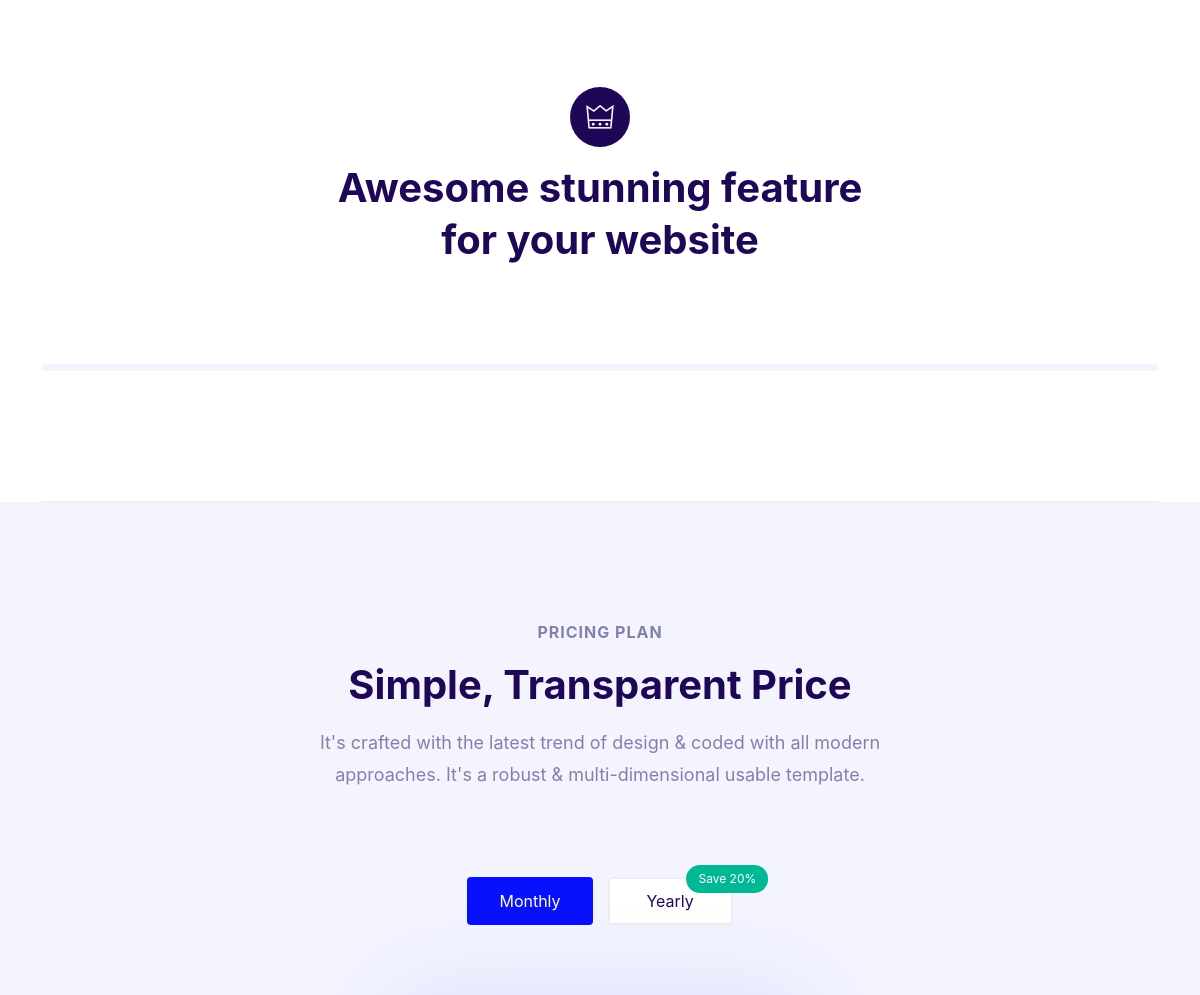
The app's page / (middle part), older data.
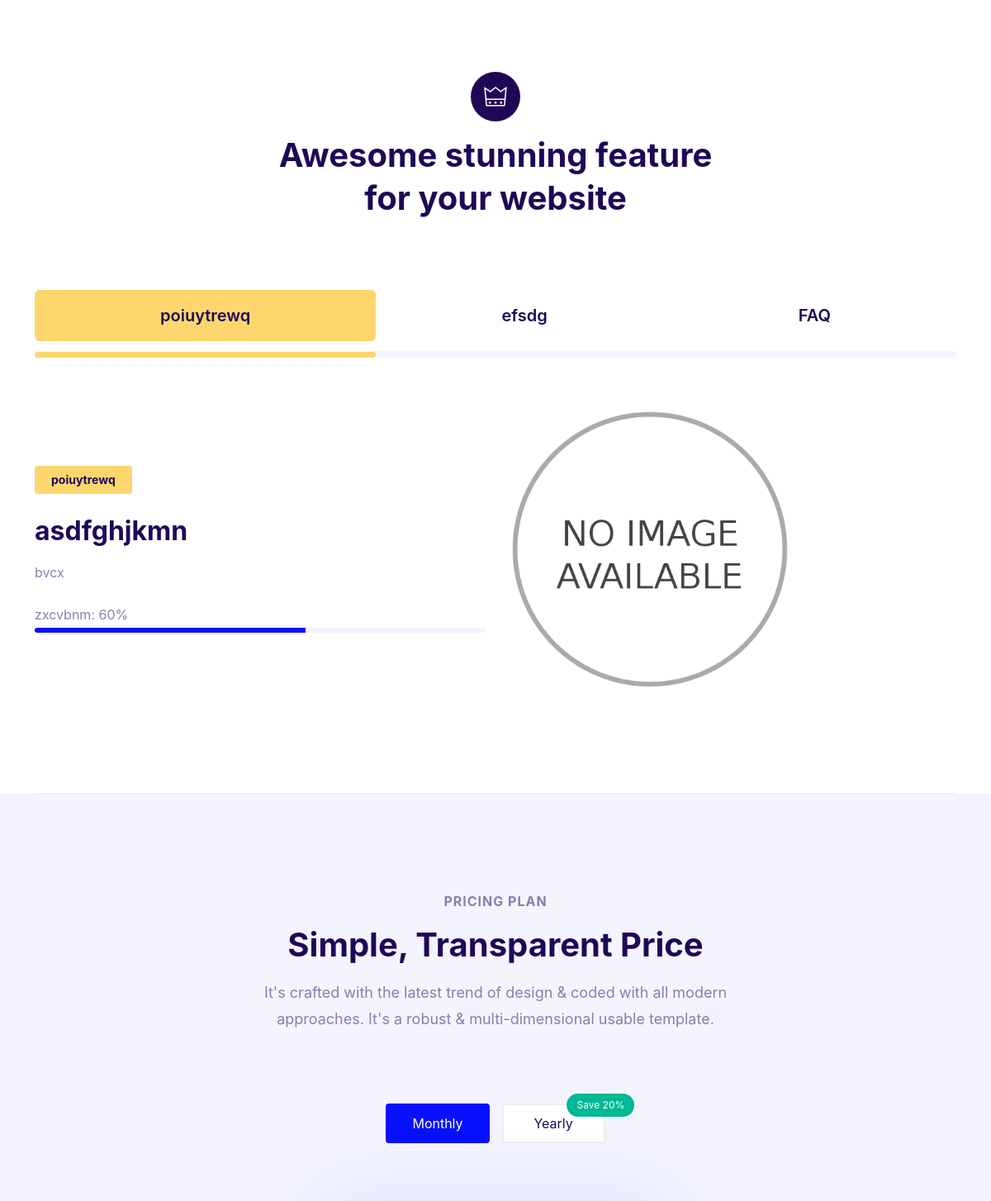
The same page, newer data.
### core/models.py (models this page shows, shortened)
class BaseModel(models.Model):
    cdate = models.DateTimeField(auto_now_add=True)
    udate = models.DateTimeField(auto_now=True)
    class Meta:
        ordering = ("cdate",)
        abstract = True

class Feature(BaseModel):
    title = models.CharField(max_length=255, null=True, blank=True)
    heading = models.CharField(max_length=255, null=True, blank=True)
    description = models.CharField(max_length=255, null=True, blank=True)
    percent_desc = models.CharField(max_length=255, null=True, blank=True)
    percent = models.IntegerField()
    order = models.IntegerField(default=999)
    image = models.ImageField(blank=True, upload_to='uploads')
    image_thumbnail = ImageSpecField(source='image',
                                     processors=[ResizeToFill(500, 350)],
                                     format='JPEG',
                                     options={'quality': 60})
    def get_image(self):
        if self.image_thumbnail:
            return self.image_thumbnail.url
        else:
            return 'static/no_img.png'

### core/views.py (the view)
# urls.py: path('', IndexView.as_view(), name='index'),
class IndexView(BaseContext, TemplateView):
    template_name = 'index.html'
    def get_context_data(self, **kwargs):
        context = super().get_context_data()
        sliders = Slider.objects.all().order_by('order')
        services = Service.objects.filter(chk=True).order_by('order')[:3]
        features = Feature.objects.all().order_by('order')[:3]
        context.update({'sliders': sliders, 'services': services, 'features': features})
        return context

### core/views.py (called while the page is built)
    def get_context_data(self, **kwargs):
        context = super().get_context_data()
        return context

### templates/index.html (shortened to what this page needs)
{% extends 'base.html' %}
{% load static %}
{% block body_block %}
    {% include 'paritials/_feature.html' %}
    <div class="container">
    </div>
    <section class="saasbox-pricing-plan-area price2 section-padding-120 bg-gray">
        <div class="container">
            <div class="row justify-content-center">
                <div class="col-12 col-md-9 col-lg-7 col-xxl-6">
                    <div class="section-heading text-center">
                        <h6>Pricing Plan</h6>
                        <h2>Simple, Transparent Price</h2>
                        <p>It's crafted with the latest trend of design & coded with all modern approaches. It's a
                            robust & multi-dimensional usable template.</p>
                    </div>
                </div>
            </div>
            <div class="row">
                <div class="col-12">
                    <div class="pricing-table-switch mb-100">
                        <ul class="nav nav-tabs border-bottom-0 justify-content-center" id="priceTab" role="tablist">
                            <li class="nav-item"><a class="nav-link active" id="month-tab-2" data-bs-toggle="tab"
                                                    href="#monthly2" role="tab" aria-controls="monthly2"
                                                    aria-selected="true">Monthly</a></li>
                            <li class="nav-item"><a class="nav-link" id="yearly-tab-2" data-bs-toggle="tab"
                                                    href="#profile2" role="tab" aria-controls="profile2"
                                                    aria-selected="false"><span class="popular-badge">Save 20%</span>Yearly</a>
                            </li>
                        </ul>
                    </div>
                </div>
            </div>
        </div>
    </section>
{% endblock %}

### templates/paritials/_feature.html (shortened to what this page needs)
{% load static %}
<div class="saasbox-tab-area section-padding-120">
    <div class="container">
        <div class="row justify-content-center">
            <div class="col-12 col-md-9 col-lg-6">
                <div class="section-heading text-center"><i class="lni-crown"></i>
                    <h2>Awesome stunning feature for your website</h2>
                </div>
            </div>
        </div>
        <div class="row">
            <div class="col-12">
                <div class="tab--area">
                    <ul class="nav nav-tabs" id="myTab" role="tablist">
                        {% for feature in features %}
                            <li class="nav-item"><a class="nav-link {% if forloop.first %}active{% endif %}" id="tab--1"
                                                    data-bs-toggle="tab"
                                                    href="#tab{{ feature.pk }}" role="tab"
                                                    aria-controls="tab{{ feature.pk }}"
                                                    aria-selected="true">{{ feature.title }}</a></li>
                        {% endfor %}
                    </ul>
                    <div class="tab-content" id="myTabContent">
                        {% for feature1 in features %}
                            <div class="tab-pane fade show {% if forloop.first %}active{% endif %}"
                                 id="tab{{ feature1.pk }}" role="tabpanel" aria-labelledby="tab--{{ feature1.pk }}">
                                <div class="row justify-content-between align-items-center">
                                    <div class="col-12 col-md-6 col-xxl-5">
                                        <div class="tab--text mt-5">
                                            <h6>{{ feature1.title }}</h6>
                                            <h2>{{ feature1.heading }}</h2>
                                            <p>{{ feature1.description }}</p><span
                                                class="d-block mt-4 mb-1">{{ feature1.percent_desc }}: {{ feature1.percent }}%</span>
                                            <div class="progress">
                                                <div class="progress-bar" role="progressbar"
                                                     style="width: {{ feature1.percent }}%;"
                                                     aria-valuenow="{{ feature1.percent }}" aria-valuemin="0"
                                                     aria-valuemax="100"></div>
                                            </div>
                                        </div>
                                    </div>
                                    <div class="col-12 col-md-6">
                                        <div class="tab-thumb mt-5"><img src="{{ feature1.get_image }}" alt="">
                                        </div>
                                    </div>
                                </div>
                            </div>
                        {% endfor %}
                    </div>
                </div>
            </div>
        </div>
    </div>
</div>

Row changes from the older to the newer data that the page shows:
added Feature: title "poiuytrewq", heading "asdfghjkmn", description "bvcx", percent_desc "zxcvbnm", percent "60"
added Feature: title "efsdg", shown under "Awesome stunning feature for your website"
added Feature: title "FAQ", shown under "Awesome stunning feature for your website"
